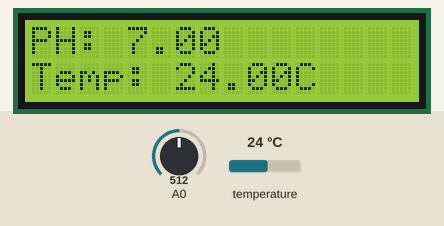
This sketch was run on a simulated Arduino Uno, built with avr-gcc and run on an emulated ATmega328P. Parts: 16×2 character LCD. The test bench sets the inputs (shaded band); at power-on: temperature 24 °C, A0 = 512.

Above: at 1.2 s.
1.3 s: temperature set to 12 °C
At 3.3 s:
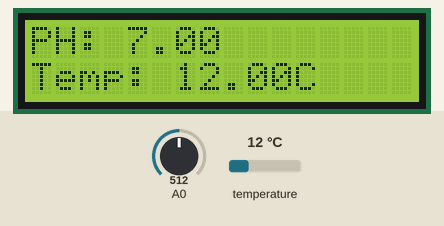
3.6 s: A0 set to 716
At 5.0 s:
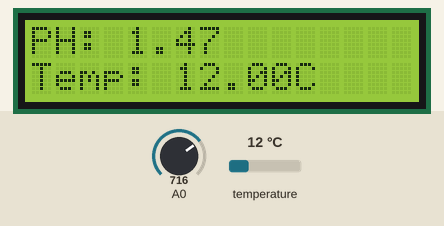
5.3 s: temperature set to 19 °C
At 6.6 s:
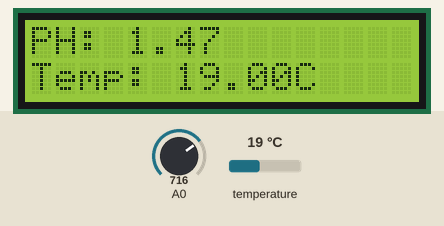
7.4 s: A0 set to 900
At 8.1 s:
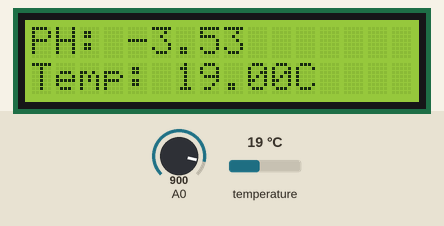
9.1 s: temperature set to 28 °C
At 10.8 s:
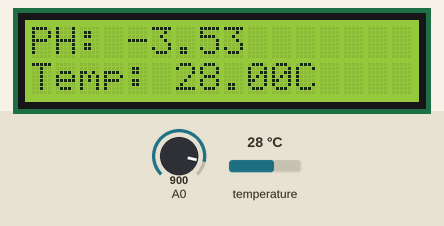
11.2 s: A0 set to 1023
At 12.3 s:
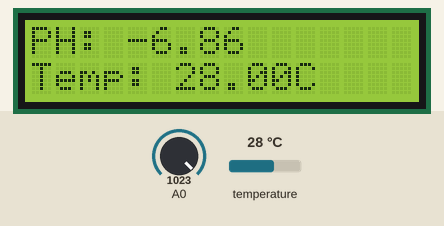
Timing chart, 0 to 13.9 s (numbered marks = the images above; inputs shaded):
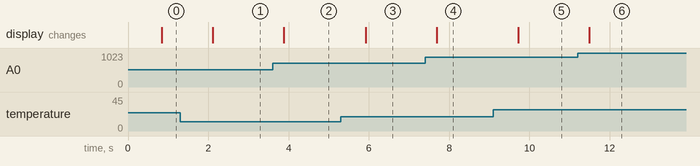

The sketch:

proyecto.ino
```cpp
#include <DallasTemperature.h>
#include <OneWire.h>
#include <LiquidCrystal.h>

int rs = 12;
int e = 11;
int d4 = 5;
int d5 = 4;
int d6 = 3;
int d7 = 2;
int numero = 0;

LiquidCrystal lcd(rs, e, d4, d5, d6, d7);

const int PinDataDQ = 10;
OneWire OneWireObjeto(PinDataDQ);
DallasTemperature sensorDS18B20(&OneWireObjeto);

void setup() {
  lcd.begin(16, 2);
  pinMode(A0, INPUT);
  Serial.begin(9600);
  sensorDS18B20.begin();
}

void loop() {
  lcd.setCursor(0, 0);
  lcd.print("PH: ");

  float voltage_ph = 5 / 1024.0 * analogRead(A0);
  float ph = 7 + ((2.5 - voltage_ph) / 0.18);
  lcd.print(ph);

  lcd.setCursor(0, 1);
  sensorDS18B20.requestTemperatures();
  lcd.print("Temp: ");
  lcd.print(sensorDS18B20.getTempCByIndex(0));
  lcd.print("C");
  delay(500);
}
```

Measured:
- after the input at 1.3 s, the display: changes after 0.81 s (image 1)
- after the input at 3.6 s, the display: changes after 0.29 s (image 2)
- after the input at 5.3 s, the display: changes after 0.62 s (image 3)
- after the input at 7.4 s, the display: changes after 0.29 s (image 4)
- after the input at 9.1 s, the display: changes after 0.62 s (image 5)
- after the input at 11.2 s, the display: changes after 0.29 s (image 6)
